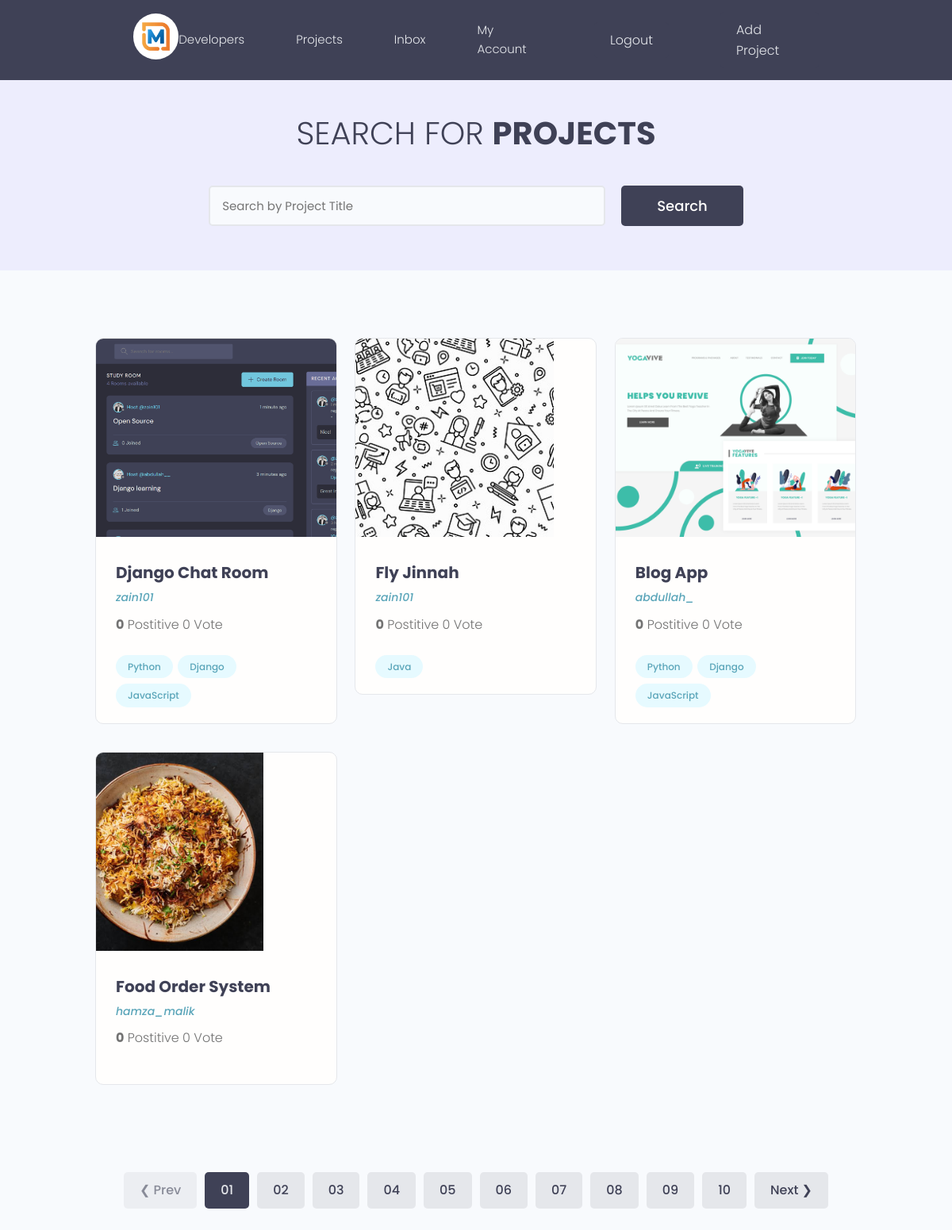
The app's page / (signed in) with its own data.
### projects/models.py (models this page shows, shortened)
class Project(models.Model):
    owner = models.ForeignKey('User', on_delete=models.CASCADE)
    title = models.CharField(max_length=100)
    description = models.TextField(null=True, blank=True)
    featured_image = models.ImageField(null=True, blank=True, default= 'default.jpg')
    demo_link = models.CharField(max_length=1000, null=True, blank=True)
    source_code = models.CharField(max_length=1000, null=True, blank=True)
    vote_total = models.IntegerField(default=0)
    vote_ratio = models.IntegerField(default=0)
    tags = models.ManyToManyField('Tag', blank=True)  # Stringfy the model if it is defined below
    created = models.DateTimeField(auto_now_add=True)
    id = models.UUIDField(default=uuid.uuid4, unique=True, primary_key=True, editable=False)
    @property
    def imageURL(self):
        try:
            img = self.featured_image.url
        except:
            img = ''
        return img

class User(AbstractUser):
    name = models.CharField(max_length=200, null=True)
    username = models.CharField(unique=True, max_length=200)
    email = models.EmailField(unique=True, null=True)
    bio = models.TextField(null=True)
    skills = models.ManyToManyField(Tag, blank=True)
    profile_pic = models.ImageField(null=True, blank=True, default='default.jpg')
    REQUIRED_FIELDS = []

class Tag(models.Model):
    name = models.CharField(max_length=200)
    created = models.DateTimeField(auto_now_add=True)
    id = models.UUIDField(default=uuid.uuid4, unique=True, primary_key=True, editable=False)

### projects/views.py (the view)
# urls.py: path('', include('projects.urls'))
def projects(request):
    query = request.GET.get('query') if request.GET.get('query') != None else ''
    projects = Project.objects.filter(
        Q(title__icontains=query) |
        Q(description__icontains=query)
                                      )         # All projects
    context = {'projects' : projects}
    return render( request, 'projects/projects.html', context)

### projects/templates/projects/projects.html (shortened to what this page needs)
{% extends "main.html" %}
{% block content %}
<main class="projects">
    <section class="hero-section text-center">
      <div class="container container--narrow">
        <div class="hero-section__box">
          <h2>Search for <span>Projects</span></h2>
        </div>
        <div class="hero-section__search">
          <form class="form" action="{% url 'projects' %}" method="get">
            <div class="form__field">
              <input class="input input--text" id="formInput#search" type="text" name="query"
                placeholder="Search by Project Title" />
            </div>
            <input class="btn btn--sub btn--lg" type="submit" name="text" value="Search" />
          </form>
        </div>
      </div>
    </section>
    <section class="projectsList">
      <div class="container">
        <div class="grid grid--three">
            {% for project in projects %}
          <div class="column">
            <div class="card project">
              <a href="{% url 'project' project.id %}" class="project">
                <img class="project__thumbnail" src="{{project.imageURL}}" alt="project thumbnail" />
                <div class="card__body">
                  <h3 class="project__title">{{project.title}}</h3>
                  <p><a class="project__author" href="{% url 'profile' project.owner.id %}">{{project.owner.username}}</a></p>
                  <p class="project--rating">
                    <span style="font-weight: bold;">{{project.vote_ratio}}</span> Postitive
                    {{project.vote_total}} Vote
                  </p>
                  <div class="project__tags">
                    {% for tag in project.tags.all %}
                    <span class="tag tag--pill tag--main">
                      <small>{{tag.name}}</small>
                    </span>
                    {% endfor %}
                  </div>
                </div>
              </a>
            </div>
          </div>
         {% endfor %}
          </div>
        </div>
    </section>
    <div class="pagination">
      <ul class="container">
        <li><a href="#" class="btn btn--disabled">&#10094; Prev</a></li>
        <li><a href="#" class="btn btn--sub">01</a></li>
        <li><a href="#" class="btn">02</a></li>
        <li><a href="#" class="btn">03</a></li>
        <li><a href="#" class="btn">04</a></li>
        <li><a href="#" class="btn">05</a></li>
        <li><a href="#" class="btn">06</a></li>
        <li><a href="#" class="btn">07</a></li>
        <li><a href="#" class="btn">08</a></li>
        <li><a href="#" class="btn">09</a></li>
        <li><a href="#" class="btn">10</a></li>
        <li><a href="#" class="btn">Next &#10095;</a></li>
      </ul>
    </div>
  </main>
{% endblock content%}

### static/styles/main.css (style rules this page uses)
body { background-color: white; }

### static/styles/app.css (style rules this page uses)
:root { --color-sub: #2d2d39; }
.btn--sub { background-color: var(--color-sub-light); }
.card { border: 2px solid var(--color-light); }
img { width: 100%; }
.hero-section { height: 40vh; display: flex; align-items: center; background-color: var(--color-sub); }
.hero-section__box { margin-bottom: 4rem; }
.hero-section__box > h2, .hero-section__box > h2 > span { font-size: 4rem; color: var(--color-light); line-height: 1.3; text-transform: uppercase; }
.hero-section__box > h2 { font-weight: 300; }
.hero-section__box > h2 > span { font-weight: 700; }
.hero-section__search > .form { display: flex; align-items: center; justify-content: center; gap: 2rem; }
.hero-section__search > .form input.input--text { width: 50rem; }
.pagination { margin-top: 8rem; margin-bottom: 10rem; }
.pagination > ul { flex-wrap: wrap; list-style: none; display: flex; align-items: center; justify-content: center; gap: 1rem; }
.pagination .btn { color: var(--color-sub); }
.pagination .btn.btn--sub { color: var(--color-light); }
.project__author { font-size: 1.4rem; font-style: italic; }
.project--rating { margin-bottom: 1.6em; margin-top: .5em; }
.projects > .hero-section { background: var(--color-sub-lighter); height: 30vh; }
.projects .hero-section__box { margin-bottom: 2.5rem; }
.projects .hero-section__box > h2 { color: var(--color-sub); }
.projects .hero-section__box > h2 > span { font-weight: 700; color: var(--color-sub); }
.projectsList { margin-top: 8rem; }
.project__thumbnail { height: 25rem; object-fit: cover; object-position: top center; }
.project__title { font-size: 2rem; font-weight: 700; color: var(--color-sub); }

### static/uikit/styles/modules/_variables.css (style rules this page uses)
:root { --color-main: #5aa5b9; --color-main-light: #e6faff; --color-sub: #3f4156; --color-sub-light: #51546e; --color-sub-lighter: #ededfd; --color-text: #737373; --color-gray: #8b8b8b; --color-light: #e5e7eb; --color-light-gray: #767676; --color-bg: #f8fafd; --color-white: #fffefd; --color-white-light: #f3f3f3; --color-success: #359e64; --color-success-bg: #def8e8; --color-error: #fc4b0b; --color-error-bg: #fff2ee; --font-base: 'Poppins', arial, helvetica, 'Segoe UI', roboto, ubuntu, sans-serif; --font-monospace: 'Fira Code', 'Courier New', courier, monospace; --font-regular: 300; --font-medium: 500; --font-bold: 700; --generic-shadow: 1px 1px 5px #00000010; --generic-transition: all 0.3s ease-in-out; }

### static/uikit/styles/modules/_base.css (style rules this page uses)
* { margin: 0; padding: 0; box-sizing: border-box; text-rendering: optimizeLegibility; color: inherit; font-size: inherit; }
html { font-size: 50%; }
@media only screen and (min-width: 480px) { html { font-size: 56.25%; } }
@media only screen and (min-width: 1200px) { html { font-size: 62.5%; } }
body { line-height: 1.6; font-weight: 400; font-size: 1.5rem; color: var(--color-text); background-color: var(--color-bg); min-height: 100vh; }

### static/uikit/styles/modules/_typography.css (style rules this page uses)
* { font-family: var(--font-base); }
h2 { font-size: 3.6rem; font-weight: var(--font-bold); }
h3 { font-size: 3.2rem; font-weight: var(--font-medium); }
p, span, strong { font-size: 1.6rem; color: var(--color-text); font-weight: var(--font-regular); }
a { padding-bottom: 2px; text-decoration: none; display: inline-block; color: var(--color-main); font-weight: var(--font-medium); }

### static/uikit/styles/modules/_utilities.css (style rules this page uses)
.container { width: 92%; max-width: 165rem; margin: 0 auto; box-sizing: border-box; }
.container--narrow { width: 92%; max-width: 120rem; }
@media screen and (min-width: 1000px) { .container { width: 90%; } }
@media screen and (min-width: 1000px) { .container--narrow { width: 85%; } }
@media screen and (min-width: 1200px) { .container { width: 80%; } }
@media screen and (min-width: 1200px) { .container--narrow { width: 72%; } }
.text-center { text-align: center; }

### static/uikit/styles/modules/_button.css (style rules this page uses)
.btn { display: inline-block; position: relative; cursor: pointer; background-color: var(--color-light); font-weight: var(--font-medium); color: var(--color-sub); text-decoration: none; padding: 1rem 2rem; border-radius: 0.5rem; border: none; width: -webkit-fit-content; width: -moz-fit-content; width: fit-content; height: -webkit-fit-content; height: -moz-fit-content; height: fit-content; font-size: 1.6rem; outline-width: 0; outline-color: transparent; -webkit-backface-visibility: hidden; backface-visibility: hidden; transition: all 0.3s ease-in-out; }
.btn:disabled, .btn--disabled { cursor: not-allowed; opacity: 0.6; }
.btn--sub { background-color: var(--color-sub); color: var(--color-white); }
.btn--lg { font-size: 1.8rem; padding: 1.2rem 4.5rem; }

### records on screen
Project: imageURL (picture), title "Django Chat Room", owner.username "zain101", vote_ratio "0", vote_total "0"
Tag: name "Python"
Tag: name "Django"
Tag: name "JavaScript"
Project: imageURL (picture), title "Fly Jinnah", owner.username "zain101", vote_ratio "0", vote_total "0"
Tag: name "Java"
Project: imageURL (picture), title "Blog App", owner.username "abdullah_", vote_ratio "0", vote_total "0"
Project: imageURL (picture), title "Food Order System", owner.username "hamza_malik", vote_ratio "0", vote_total "0"
